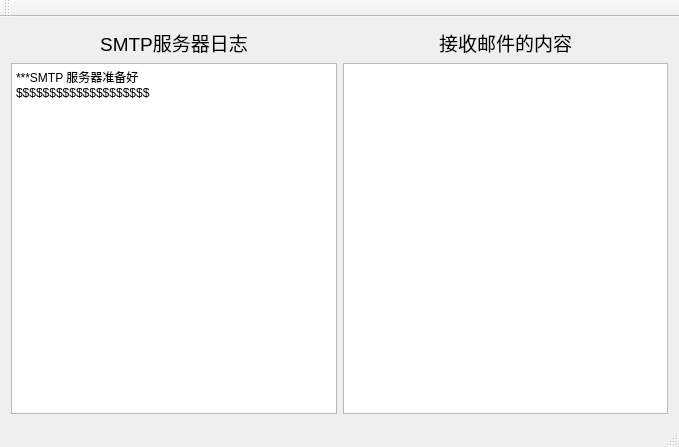
<?xml version="1.0" encoding="UTF-8"?>
<ui version="4.0">
 <class>MainWindow</class>
 <widget class="QMainWindow" name="MainWindow">
  <property name="geometry">
   <rect>
    <x>0</x>
    <y>0</y>
    <width>679</width>
    <height>447</height>
   </rect>
  </property>
  <property name="windowTitle">
   <string>MainWindow</string>
  </property>
  <widget class="QWidget" name="centralWidget">
   <layout class="QGridLayout" name="gridLayout">
    <item row="0" column="0">
     <widget class="QLabel" name="label">
      <property name="font">
       <font>
        <pointsize>14</pointsize>
       </font>
      </property>
      <property name="text">
       <string>SMTP服务器日志</string>
      </property>
      <property name="alignment">
       <set>Qt::AlignCenter</set>
      </property>
     </widget>
    </item>
    <item row="0" column="1">
     <widget class="QLabel" name="label_2">
      <property name="font">
       <font>
        <pointsize>14</pointsize>
       </font>
      </property>
      <property name="text">
       <string>接收邮件的内容</string>
      </property>
      <property name="alignment">
       <set>Qt::AlignCenter</set>
      </property>
     </widget>
    </item>
    <item row="1" column="0">
     <widget class="QTextEdit" name="textEdit">
      <property name="html">
       <string>&lt;!DOCTYPE HTML PUBLIC &quot;-//W3C//DTD HTML 4.0//EN&quot; &quot;http://www.w3.org/TR/REC-html40/strict.dtd&quot;&gt;
&lt;html&gt;&lt;head&gt;&lt;meta name=&quot;qrichtext&quot; content=&quot;1&quot; /&gt;&lt;style type=&quot;text/css&quot;&gt;
p, li { white-space: pre-wrap; }
&lt;/style&gt;&lt;/head&gt;&lt;body style=&quot; font-family:'SimSun'; font-size:9pt; font-weight:400; font-style:normal;&quot;&gt;
&lt;p style=&quot; margin-top:0px; margin-bottom:0px; margin-left:0px; margin-right:0px; -qt-block-indent:0; text-indent:0px;&quot;&gt;***SMTP 服务器准备好&lt;/p&gt;
&lt;p style=&quot; margin-top:0px; margin-bottom:0px; margin-left:0px; margin-right:0px; -qt-block-indent:0; text-indent:0px;&quot;&gt;$$$$$$$$$$$$$$$$$$$$&lt;/p&gt;
&lt;p style=&quot;-qt-paragraph-type:empty; margin-top:0px; margin-bottom:0px; margin-left:0px; margin-right:0px; -qt-block-indent:0; text-indent:0px;&quot;&gt;&lt;br /&gt;&lt;/p&gt;&lt;/body&gt;&lt;/html&gt;</string>
      </property>
     </widget>
    </item>
    <item row="1" column="1">
     <widget class="QTextBrowser" name="textBrowser">
      <property name="html">
       <string>&lt;!DOCTYPE HTML PUBLIC &quot;-//W3C//DTD HTML 4.0//EN&quot; &quot;http://www.w3.org/TR/REC-html40/strict.dtd&quot;&gt;
&lt;html&gt;&lt;head&gt;&lt;meta name=&quot;qrichtext&quot; content=&quot;1&quot; /&gt;&lt;style type=&quot;text/css&quot;&gt;
p, li { white-space: pre-wrap; }
&lt;/style&gt;&lt;/head&gt;&lt;body style=&quot; font-family:'SimSun'; font-size:9pt; font-weight:400; font-style:normal;&quot;&gt;
&lt;p style=&quot;-qt-paragraph-type:empty; margin-top:0px; margin-bottom:0px; margin-left:0px; margin-right:0px; -qt-block-indent:0; text-indent:0px;&quot;&gt;&lt;br /&gt;&lt;/p&gt;&lt;/body&gt;&lt;/html&gt;</string>
      </property>
     </widget>
    </item>
   </layout>
  </widget>
  <widget class="QMenuBar" name="menuBar">
   <property name="geometry">
    <rect>
     <x>0</x>
     <y>0</y>
     <width>679</width>
     <height>21</height>
    </rect>
   </property>
  </widget>
  <widget class="QToolBar" name="mainToolBar">
   <attribute name="toolBarArea">
    <enum>TopToolBarArea</enum>
   </attribute>
   <attribute name="toolBarBreak">
    <bool>false</bool>
   </attribute>
  </widget>
  <widget class="QStatusBar" name="statusBar"/>
 </widget>
 <layoutdefault spacing="6" margin="11"/>
 <resources/>
 <connections/>
</ui>
